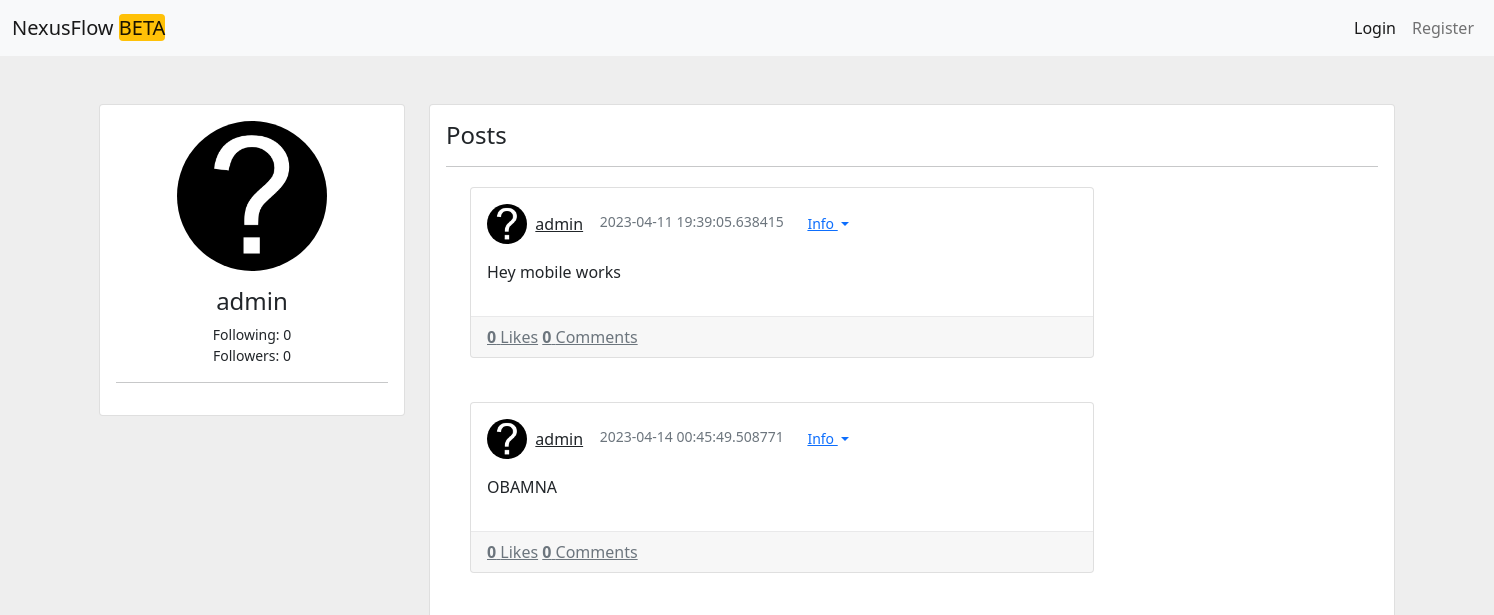
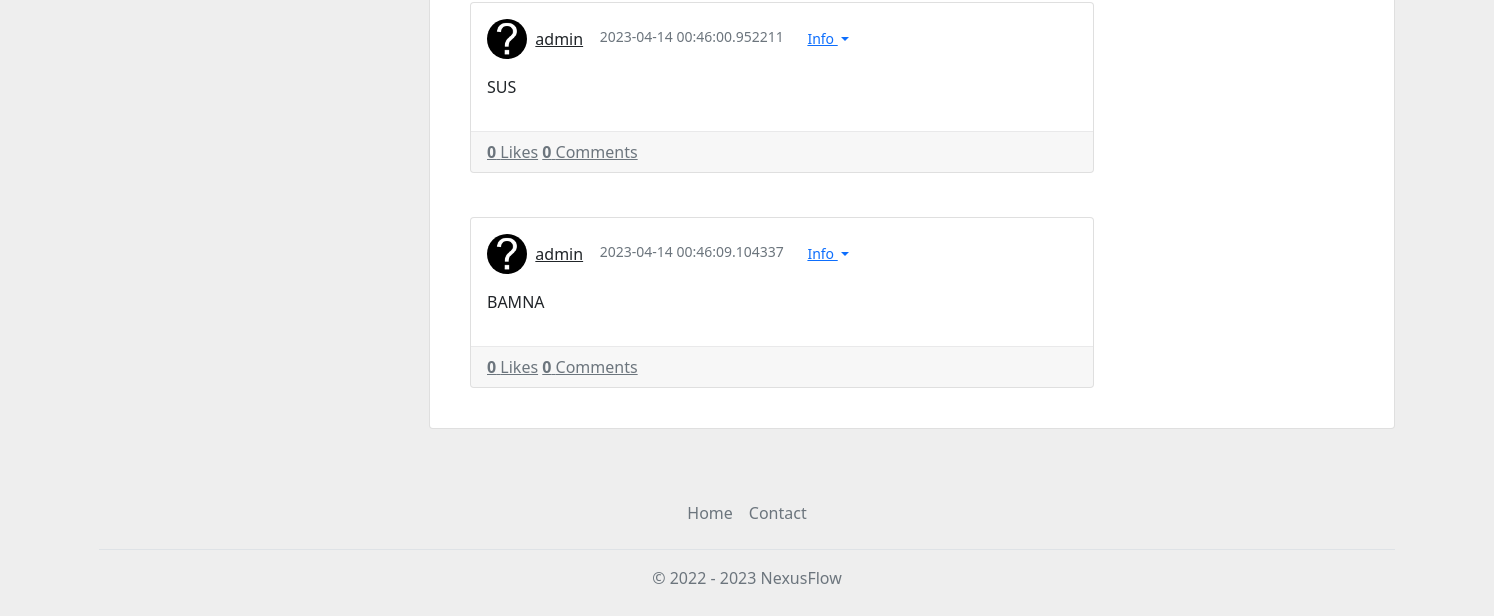
Before: /u/admin with the older database file (2 pictures, top to bottom).
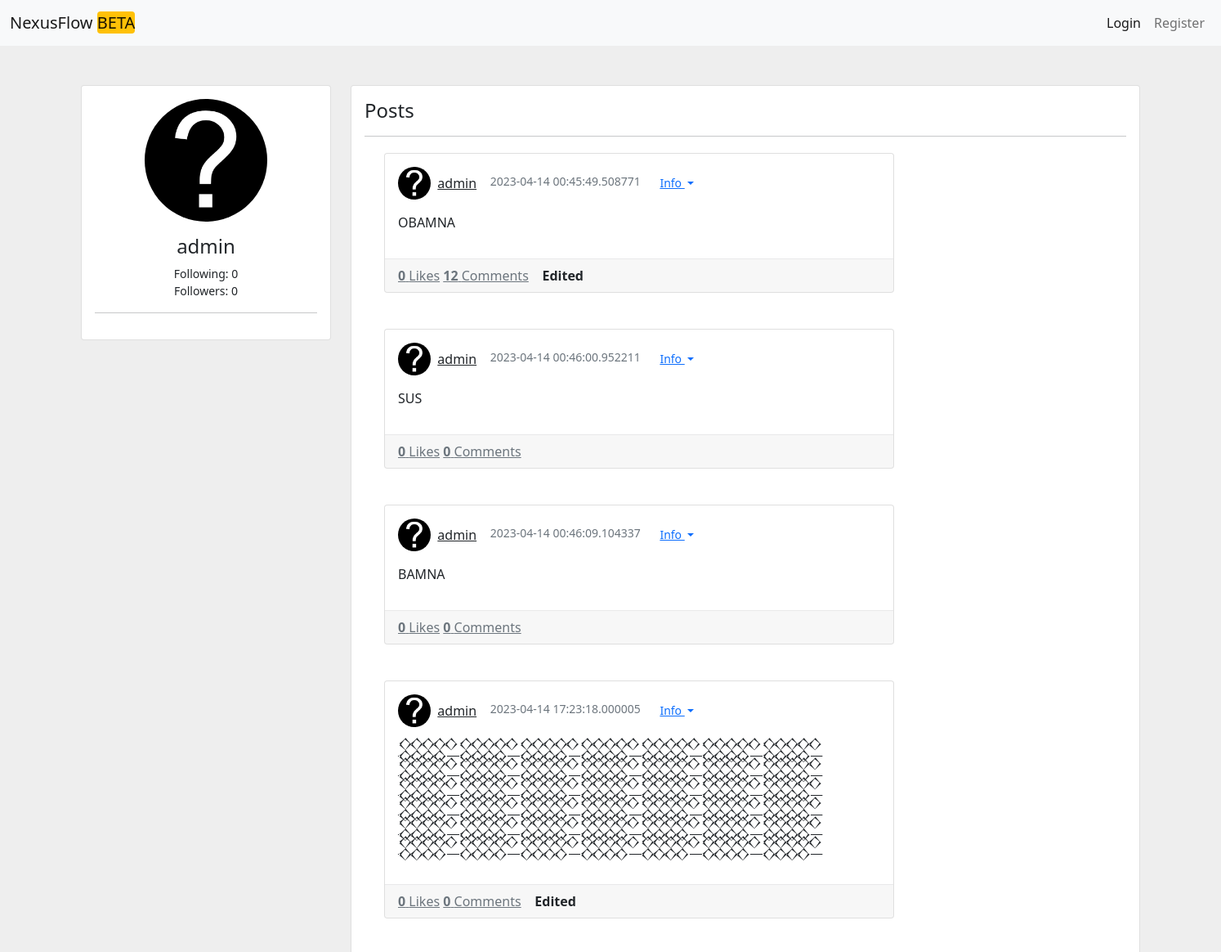
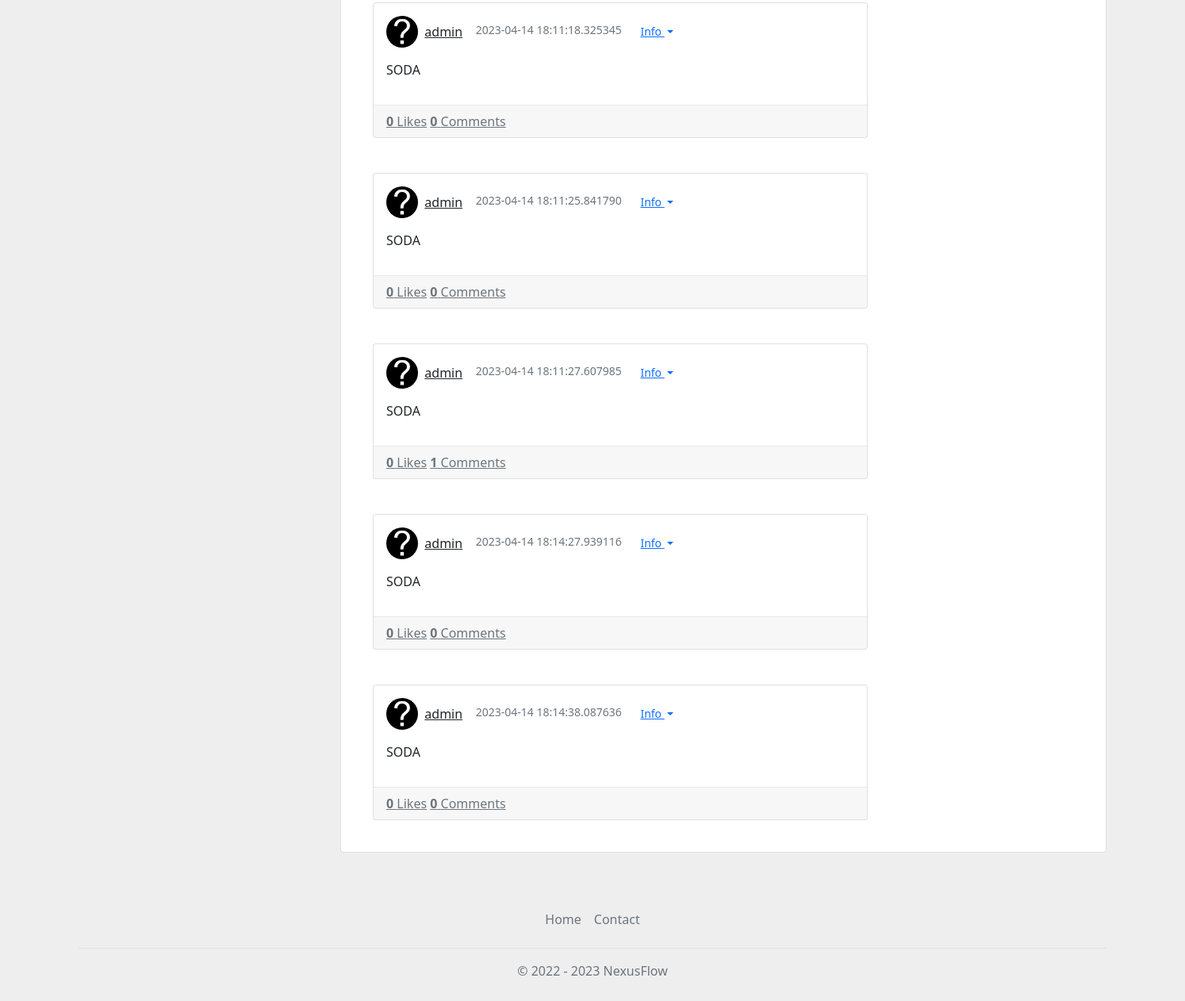
After: the same page with the newer database file (2 pictures, top to bottom).
### app.py (models this page shows)
class Serializer(object):
	def serialize(self):
		return {c: getattr(self, c) for c in inspect(self).attrs.keys()}
	@staticmethod
	def serialize_list(l):
		return [m.serialize() for m in l]

class Users(db.Model, Serializer):
	id = db.Column(db.Integer, primary_key=True)
	public_id = db.Column(db.String())
	ip = db.Column(db.String(), default="")
	email = db.Column(db.String(), default="")
	bio = db.Column(db.String(150), default="")
	name = db.Column(db.String(50))
	password = db.Column(db.String(500))
	pfpurl = db.Column(db.String(150))
	likedposts = db.Column(db.String(), default="")
	followers = db.Column(db.String(), default="")
	followercount = db.Column(db.Integer, default=0)
	followingcount = db.Column(db.Integer, default=0)
	following = db.Column(db.String(), default="")
	blocked = db.Column(db.String(), default="")
	posts = db.Column(db.String(), default="")
	algmod = db.Column(db.Integer, default=0)
	postallow = db.Column(db.Boolean, default=False)
	admin = db.Column(db.Boolean, default=False)

class Posts(db.Model):
	id = db.Column(db.Integer, primary_key=True, autoincrement=True)
	pub_id = db.Column(db.String(75))
	date_created = db.Column(db.DateTime, default=datetime.utcnow)
	content = db.Column(db.String(2000))
	parentpost = db.Column(db.String())
	creator = db.Column(db.String(50))
	subpost = db.Column(db.String())
	likes = db.Column(db.Integer)
	comments = db.Column(db.Integer)
	del_allow = db.Column(db.Boolean)
	isreply = db.Column(db.Boolean)
	edited = db.Column(db.Boolean)

### app.py (the view, shortened to what this page needs)
@app.route('/u/<string:user>')
def showuser(user):
	following = False
	blocked = False
	otherblocked = False
	followed = False
	userlist = Users.query.filter_by(name=user).first()
	if not userlist:
		return f"User {user}: not found", 404
	posts = []
	myuser = getuserfromtoken(request.cookies.get('token'))
	if userlist.posts != "" and userlist.posts != None:
		for post in str(userlist.posts).split(','):
			posts.append(Posts.query.filter_by(pub_id=post).first())
	posts = list(filter(None, posts))
	if myuser == None:
		myuser = {}
	return render_template('newuser.html',
	                       myuser=myuser,
	                       taruser=userlist,
	                       posts=posts,
	                       following=following,
	                       followed=followed,
	                       blockedbyother=otherblocked,
	                       blocked=blocked)

### app.py (called while the page is built, shortened)
def human_format(num):
	num = float('{:.3g}'.format(num))
	magnitude = 0
	while abs(num) >= 1000:
		magnitude += 1
		num /= 1000.0
	return '{}{}'.format('{:f}'.format(num).rstrip('0').rstrip('.'),
	                     ['', 'K', 'M', 'B', 'T'][magnitude])

@app.context_processor
def inject_now():
	return {'now': datetime.utcnow(), 'domain': domain}

@app.template_filter('format')
def format(num):
	return human_format(num)

def getuserfromtoken(token):
	if not token:
		return None

### templates/newuser.html (shortened to what this page needs)
<!DOCTYPE html>
<html lang="en">
<head>
    <link href="https://cdn.jsdelivr.net/npm/bootstrap@5.0.0/dist/css/bootstrap.min.css" rel="stylesheet" >
</head>
<body>
{% set user = myuser %}
{% include "header.html" %}
    <div class="container my-5">
        <div class="row">
            <div class="col-md-3">
                <div class="card">
                    <div class="card-body text-center">
                        <img src="{{taruser.pfpurl}}" alt="Profile Picture" class="rounded-circle mb-3" width="150px" height="150px">
                        <h4>{{taruser.name}}</h4>
											<small>
												<div data-bs-toggle="tooltip" data-bs-placement="top" title="{{"{:,}".format(taruser.followingcount)}}">
												Following: {{ taruser.followingcount | format }}
												</div>
												<div data-bs-toggle="tooltip" data-bs-placement="top" title="{{"{:,}".format(taruser.followercount)}}">
												Followers: {{ taruser.followercount | format }}<br>
												</div>
											</small>
                        <hr>
                    </div>
                </div>
            </div>
            <div class="col-md-9">
                <div class="card">
                    <div class="card-body">
                        <h4>Posts</h4>
                        <hr>
                        {% if posts == [] %}
                            <div>No Posts Found</div>
                        {% else %}
                        {% for post in posts %}
												{% set create = taruser %}
                        {% include 'post.html' %}
                        {% endfor %}
                        {% endif %}
                    </div>
                </div>
            </div>
        </div>
    </div>
	{% include "footer.html" %}
</body>
</html>

### templates/header.html (shortened to what this page needs)
    <nav class="navbar navbar-expand-lg navbar-light bg-light">
        <div class="container-fluid">
            <a class="navbar-brand" href="/">NexusFlow <span class="bg-warning rounded">BETA</span></a>
                <ul class="navbar-nav">
                    {% if user != {} %}
                    <li class="nav-item">
                        <a class="nav-link active" aria-current="page" href="/post/create">Create Post</a>
                    </li>
                    <li class="nav-item">
                        <a class="nav-link" href="/u/{{user.name}}">Profile</a>
                    </li>
                    <li class="nav-item dropdown d-flex me-2">
                        <a class="nav-link dropdown-toggle" href="#" id="navbarDropdownMenuLink" role="button" data-bs-toggle="dropdown" aria-expanded="false">
                            <img src="{{user.pfpurl}}" alt="" width="24" height="24" class="d-inline-block align-text-top profile-image">
                            {{user.name}}
                        </a>
                        <ul class="dropdown-menu dropdown-menu-end" aria-labelledby="navbarDropdownMenuLink">
													<li><a class="dropdown-item" href="/settings">Settings</a></li>
													<div class="dropdown-divider"></div>
                            <li><a class="dropdown-item" href="javascript:logout()">Logout</a></li>
                        </ul>
                    </li>
                    {% else %}
                    <li class="nav-item">
                        <a class="nav-link active" aria-current="page" href="/login">Login</a>
                    </li>
                    <li class="nav-item">
                        <a class="nav-link" href="/register">Register</a>
                    </li>
                    {% endif %}
                </ul>
        </div>
    </nav>

### templates/post.html (shortened to what this page needs)
<div class="container posts-content">
    <div class="row">
        <div class="col-lg-6">
            <div class="card mb-4">
              <div class="card-body">
                <div class="media mb-3">
                  <div class="d-flex align-items-center">
                    <img src="{{create['pfpurl']}}" class="rounded-circle" alt="" width="40px" height="40px"> &nbsp;&nbsp;
                    <div class="media-body ml-3">
                      <a href="/u/{{create['name']}}">{{create['name']}}{% if create.admin == True %} </a> <span class="badge bg-success rounded-pill">Admin</span> {% else%} </a> {% endif %}
                    </div>&nbsp;&nbsp;&nbsp;&nbsp;
                    <div class="text-muted small">{{post['date_created']}} &nbsp;&nbsp;
<div class="btn-group">
  <button type="button" class="btn btn-link dropdown-toggle btn-sm" data-bs-toggle="dropdown" aria-expanded="false">
    Info
  </button>
</div>
</div>
                  </div>
                </div>
                <div id="content{{post['pub_id']}}">
                <p id="content-text{{post['pub_id']}}">
									{{post['content']|markdown}}
                </p>
                </div>
              </div>
              <div class="card-footer">
                <a href="javascript:send('{{post['pub_id']}}')" class="d-inline-block text-muted">
                  {% if post['pub_id'] in likes %}
                  <strong>{{post['likes']}}</strong> Liked
              {% else %}
                  <strong>{{post['likes']}}</strong> Likes
              {% endif %}
                </a>
                <a href="/p/{{post['pub_id']}}" class="d-inline-block text-muted ml-3">
                    <strong>{{post['comments']}}</strong> Comments
                </a>
                {% if post['edited'] == True %}
                    <strong>Edited</strong>
                {% endif %}
              </div>
            </div>
        </div>
</div>
</div>

### templates/footer.html (shortened to what this page needs)
<footer style="">
<div class="container">
  <footer class="py-3 my-4">
    <ul class="nav justify-content-center border-bottom pb-3 mb-3">
      <li class="nav-item"><a href="/" class="nav-link px-2 text-muted">Home</a></li>
      <li class="nav-item"><a href="mailto:jaanerikf@gmail.com" class="nav-link px-2 text-muted">Contact</a></li>
    </ul>
    <p class="text-center text-muted">&copy; 2022 - {{now.year}} NexusFlow</p>
  </footer>
</div>
</footer>

### templates/newuser.html (style rules this page uses)
body { background:#eee; overflow-x:hidden; }
a { color: inherit; }
.posts-content { margin-top:20px; width: 2000px; }
.d-flex, .d-inline-flex, .media, .media>:not(.media-body), .jumbotron, .card { -ms-flex-negative: 1; flex-shrink: 1; }
.card-footer, .card hr { border-color: rgba(24,28,33,0.06); }

### templates/header.html (style rules this page uses)
body { overflow-x:hidden; background:#eee; }

Changed rows visible on the page:
removed Posts: pfpurl (picture), {{ create['name'] }} "admin", date_created "2023-04-11 19:39:05.638415", content "Hey mobile works", likes "0", comments "0"
changed Posts "OBAMNA": comments "0" → "12"; now shows "Edited"
added Posts: pfpurl (picture), {{ create['name'] }} "admin", date_created "2023-04-14 17:23:18.000005", content "𒐫𒐫𒐫𒐫𒐫𒐫𒐫𒐫𒐫𒐫𒐫𒐫𒐫𒐫𒐫𒐫𒐫𒐫𒐫𒐫𒐫𒐫𒐫𒐫𒐫𒐫𒐫𒐫𒐫𒐫𒐫𒐫𒐫𒐫𒐫𒐫𒐫𒐫𒐫𒐫𒐫𒐫", likes "0", comments "0", edited "Edited"
added Posts: pfpurl (picture), {{ create['name'] }} "admin", date_created "2023-04-14 18:11:18.325345", content "SODA", likes "0", comments "0"
added Posts: pfpurl (picture), {{ create['name'] }} "admin", date_created "2023-04-14 18:11:25.841790", content "SODA", likes "0", comments "0"
added Posts: pfpurl (picture), {{ create['name'] }} "admin", date_created "2023-04-14 18:11:27.607985", content "SODA", likes "0", comments "1"
added Posts: pfpurl (picture), {{ create['name'] }} "admin", date_created "2023-04-14 18:14:27.939116", content "SODA", likes "0", comments "0"
added Posts: pfpurl (picture), {{ create['name'] }} "admin", date_created "2023-04-14 18:14:38.087636", content "SODA", likes "0", comments "0"
